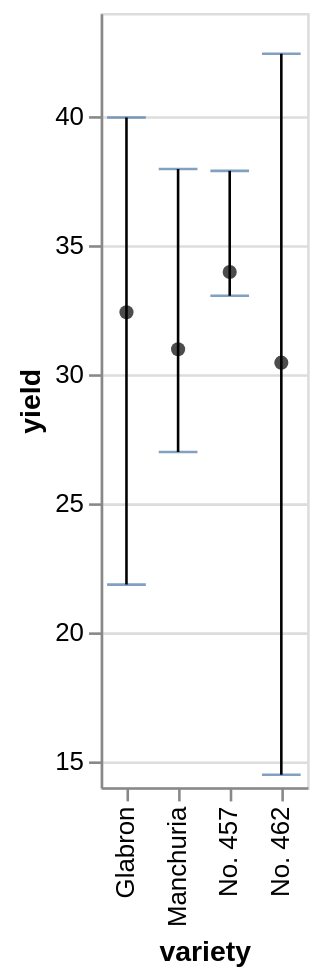

Vega-Lite specification for this chart:
### Vega-Lite specification from a JSON file in a GitHub repository (floating-point values rounded to 4 significant figures)
{"$schema": "https://vega.github.io/schema/vega-lite/v5.json", "data": {"values": [{"variety": "Glabron", "yield": 32.4, "yieldError": 7.55, "yieldError2": -10.55}, {"variety": "Manchuria", "yield": 30.97, "yieldError": 6.98, "yieldError2": -3.98}, {"variety": "No. 457", "yield": 33.96, "yieldError": 3.92, "yieldError2": -0.92}, {"variety": "No. 462", "yield": 30.45, "yieldError": 11.97, "yieldError2": -15.97}]}, "description": "Asymetric error bars encoded with yError and yError2 channels", "layer": [{"encoding": {"x": {"field": "variety", "type": "ordinal"}, "y": {"field": "yield", "scale": {"zero": false}, "type": "quantitative"}, "yError": {"field": "yieldError"}, "yError2": {"field": "yieldError2"}}, "mark": {"ticks": true, "type": "errorbar"}}, {"encoding": {"x": {"field": "variety", "type": "ordinal"}, "y": {"field": "yield", "type": "quantitative"}}, "mark": {"color": "black", "filled": true, "type": "point"}}]}
